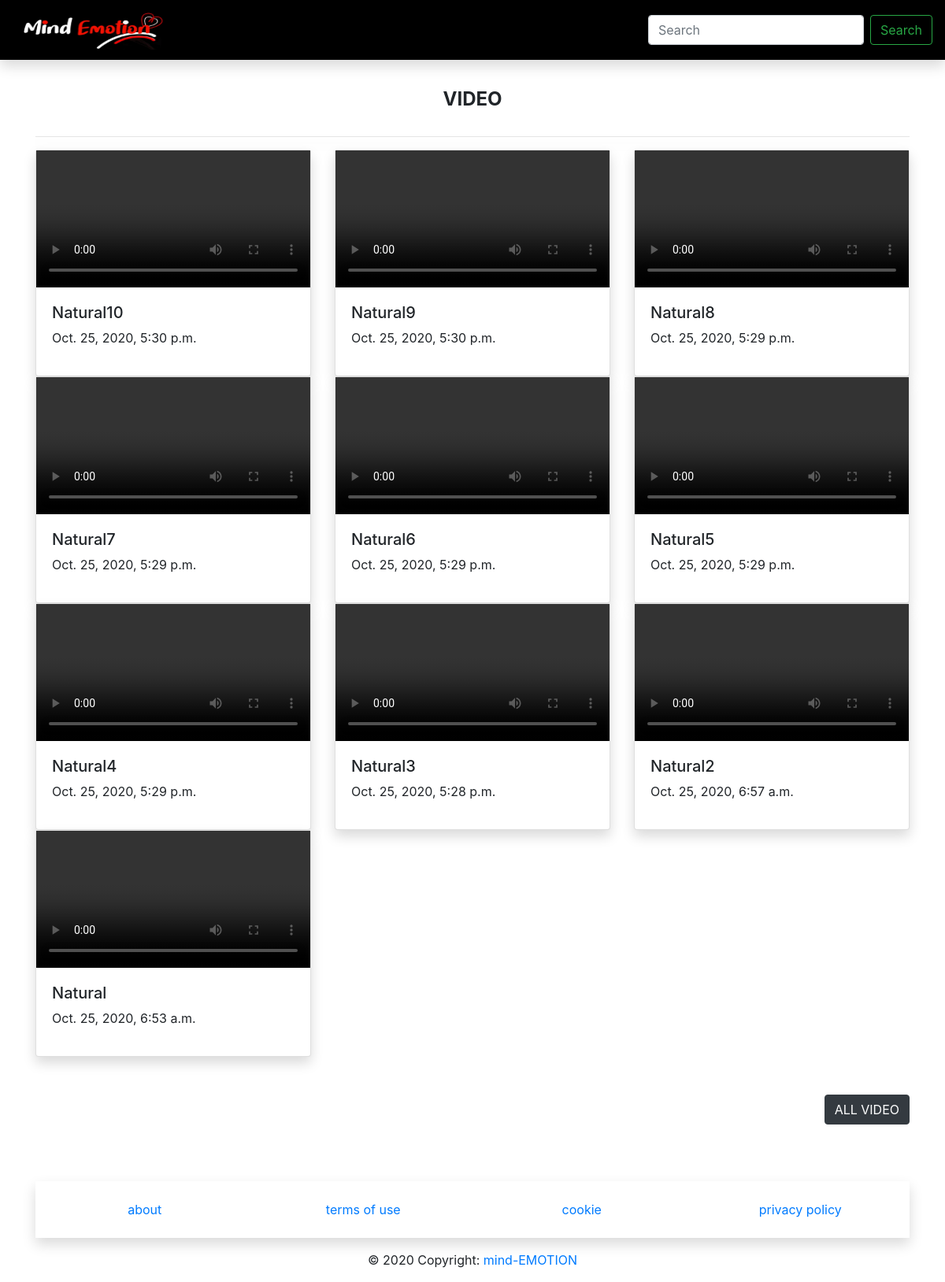
/video, run on the app's committed database.
### pageapp/models.py (models this page shows, shortened)
class Video(models.Model):
    name = models.CharField(max_length=100)
    video = models.FileField(upload_to='videos')
    date = models.DateTimeField(auto_now=True)

### pageapp/views.py (the view)
# urls.py: path('video',views.Videos,name='video'),
def Videos(request):
    videoss=Video.objects.all().order_by('-date')
    return render(request,'video.html',{'videoss':videoss})

### pageapp/template/video.html (shortened to what this page needs)
{% extends 'base.html' %}
{% block navbar %}
<div class="ml-auto">
    <form class="form-inline my-2 my-lg-0" action="{% url 'search' %}" method="GET" value="{{ request.GET.get.q }}">
        <input class="form-control mr-sm-2" type="search" placeholder="Search" aria-label="Search" name="q" value="{{ request.GET.get.q }}">
        <button class="btn btn-outline-success my-2 my-sm-0" type="submit" name="submit" value="Search">Search</button>
      </form>
</div>
{% endblock navbar %}
{% block content %}
<div class="container" style="margin-top: 8%;">
    <h4 class="h1-responsive font-weight-bold text-center py-3">VIDEO</h4> <hr class="shadow">
    <div class="row">
      {% for post in videoss %}
      <div class="col-12 col-md-4">
        <div class="card shadow">
          <video controls>
            <source src="{{post.video.url}}" type="video/mp4">
          </video>
          <div class="card-body">
            <h5>{{post.name}}</h5>
            <p>{{post.date}}</p>
          </div>
        </div>
      </div>
      {% endfor %}
    </div>
    <div class="my-5 text-right">
    <a class="btn btn-dark " href="">ALL VIDEO</a>
    </div>
  </div>
<footer class="page-footer font-small blue pt-4">
  <div class="container">
    <div class="container-fluid text-center text-md-left shadow py-4">
      <div class="row text-center">
        <div class="col-md-3 mt-md-0 mt-3">
          <a href="">about</a>
      </div>
        <div class="col-md-3 mt-md-0 mt-3">
            <a href="">terms of use</a>
        </div>
        <div class="col-md-3 mb-md-0 mb-3">
          <a href="">cookie </a>
        </div>
        <div class="col-md-3 mb-md-0 mb-3">
          <a href=""> privacy policy</a>
        </div>
      </div>
    </div>
  </div>
  <div class="footer-copyright text-center py-3">© 2020 Copyright:
    <a href=""> mind-EMOTION</a>
  </div>
</footer>
{% endblock %}

### data on the page
Video: name "Natural10", date "Oct. 25, 2020, 5:30 p.m."
Video: name "Natural9", date "Oct. 25, 2020, 5:30 p.m."
Video: name "Natural8", date "Oct. 25, 2020, 5:29 p.m."
Video: name "Natural7", date "Oct. 25, 2020, 5:29 p.m."
Video: name "Natural6", date "Oct. 25, 2020, 5:29 p.m."
Video: name "Natural5", date "Oct. 25, 2020, 5:29 p.m."
Video: name "Natural4", date "Oct. 25, 2020, 5:29 p.m."
Video: name "Natural3", date "Oct. 25, 2020, 5:28 p.m."
Video: name "Natural2", date "Oct. 25, 2020, 6:57 a.m."
Video: name "Natural", date "Oct. 25, 2020, 6:53 a.m."
